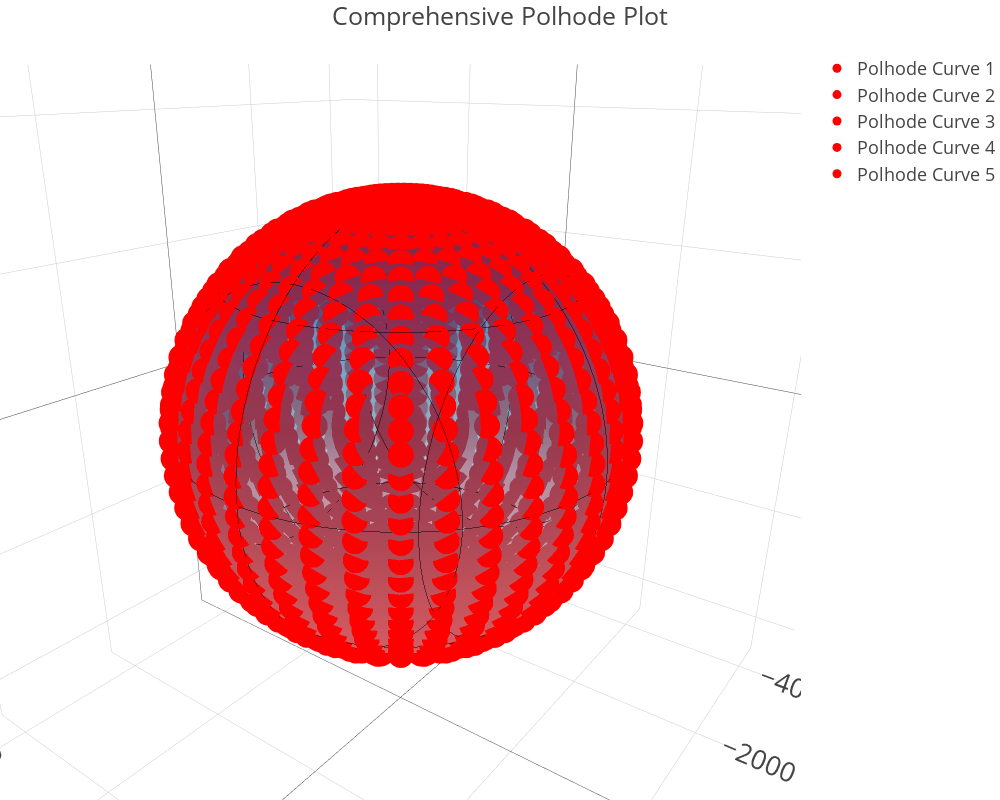

The notebook cell this image was saved under:
### Code cell
def polhode_plotter(I, omega):
    """
    Plot a comprehensive polhode plot with intersection lines for varying energy levels.
    
    Parameters:
    - I: List/Array of principal moments of inertia [I1, I2, I3].
    - omega: List/Array of body rates along the principal axes [omega_1, omega_2, omega_3].
    """
    # Start timing
    start_time = time.time()
    
    # Unpack moments of inertia and body rates
    I1, I2, I3 = I
    omega_1, omega_2, omega_3 = omega

    
    # Compute angular momentum components and magnitude
    H1 = I1 * omega_1
    H2 = I2 * omega_2
    H3 = I3 * omega_3
    H = np.sqrt(H1**2 + H2**2 + H3**2)  # Total angular momentum magnitude
    
    # Calculate minimum, intermediate, and maximum energy levels
    T_min = H**2 / (2 * I1)
    T_int = H**2 / (2 * I2)
    T_max = H**2 / (2 * I3)
    
    # Define energy levels for plotting later
    energy_levels = [T_min,                      # Minimum energy
                     (T_min + T_int) / 2,        # Midpoint between T_min and T_int
                     T_int,                      # Intermediate energy level
                     (T_int + T_max) / 2,        # Midpoint between T_int and T_max
                     T_max                       # Maximum energy
                    ]
    
    # Initialize arrays for storing curves
    all_x_curves, all_y_curves, all_z_curves = [], [], []

    # Discretize theta and phi for the momentum sphere
    # - If all three principal moments of inertia (I1, I2, I3) are equal, the energy ellipsoid reduces to a perfect sphere.
    # - In this degenerate case, the entire momentum sphere is effectively the intersection, and the computation becomes redundant.
    # - To optimize performance, we use a significantly lower angular resolution (`num_angles = 40`) since the high resolution 
    #   would waste time computing the intersection for a self-intersecting sphere.
    # - For non-degenerate cases (I1 ≠ I2 ≠ I3), we retain a high resolution (`num_angles = 750`) for accurate intersection computation.
    if np.isclose(I1, I2) and np.isclose(I2, I3):
        num_angles = 40  # Define lower angular resolution for the degenerate case
    else:
        num_angles = 750  # Define high angular resolution for general cases

    # Compute Cartesian coordinates for the sphere
    H1_grid = H * np.sin(theta_grid) * np.cos(phi_grid)
    H2_grid = H * np.sin(theta_grid) * np.sin(phi_grid)
    H3_grid = H * np.cos(theta_grid)

    # Compute momentum sphere equation
    #sphere_eq = ne.evaluate("H1_grid**2 + H2_grid**2 + H3_grid**2 - H**2")

    # Loop over energy levels
    for T in energy_levels:
        # Calculate semi-axes of the energy ellipsoid
        a = np.sqrt(2 * I1 * T)
        b = np.sqrt(2 * I2 * T)
        c = np.sqrt(2 * I3 * T)
        #print(f"Energy Level T: {T}, Semi-Axes: a={a:.3f}, b={b:.3f}, c={c:.3f}")

        # Compute energy ellipsoid equation for filtered points
        ellipsoid_eq = ne.evaluate("H1_grid**2 / a**2 + H2_grid**2 / b**2 + H3_grid**2 / c**2 - 1") #Parallelized Vectorized Computation
        #ellipsoid_eq = H1_grid**2 / a**2 + H2_grid**2 / b**2 + H3_grid**2 / c**2 - 1               # Vectorized Computation
        
        # Combine sphere and ellipsoid equations for intersection
        tolerance = 0.005
        intersection_mask = (np.abs(ellipsoid_eq) < tolerance) #& (np.abs(sphere_eq) < tolerance)
        
        # Extract intersection points
        x_curve = H1_grid[intersection_mask]
        y_curve = H2_grid[intersection_mask]
        z_curve = H3_grid[intersection_mask]
        #print(x_curve)

        # Store intersection curves
        all_x_curves.append(x_curve)
        all_y_curves.append(y_curve)
        all_z_curves.append(z_curve)

    # Create grid for visualization of momentum sphere
    u = np.linspace(0, 2 * np.pi, 50)
    v = np.linspace(0, np.pi, 50)
    u_grid, v_grid = np.meshgrid(u, v)

    x_sphere = H * np.sin(v_grid) * np.cos(u_grid)
    y_sphere = H * np.sin(v_grid) * np.sin(u_grid)
    z_sphere = H * np.cos(v_grid)

    # Create figure
    fig = go.Figure()

    # Add momentum sphere
    fig.add_trace(go.Surface(x=x_sphere, y=y_sphere, z=z_sphere,
                             opacity=0.5, colorscale='Blues', showscale=False,
                             name="Momentum Sphere",
                             contours={"x": {"show": True, "color": "black"},
                                       "y": {"show": True, "color": "black"},
                                       "z": {"show": True, "color": "black"}
                                      }
                            )
                 )

    # Add polhode curves for each energy level
    for i in range(len(all_x_curves)):
        fig.add_trace(go.Scatter3d(x=all_x_curves[i].flatten(), y=all_y_curves[i].flatten(), z=all_z_curves[i].flatten(),
                                   mode='markers',
                                   line=dict(color='red', width=3),
                                   name=f"Polhode Curve {i+1}"
                                  )
                     )

    # Update the figure layout
    fig.update_layout(width=1000,
                      height=800,
                      template='presentation',
                      scene={"aspectmode": 'cube',
                             "xaxis": {"range": [-1.5*H, 1.5*H], "autorange": False, "title": "H₁"},
                             "yaxis": {"range": [-1.5*H, 1.5*H], "autorange": False, "title": "H₂"},
                             "zaxis": {"range": [-1.5*H, 1.5*H], "autorange": False, "title": "H₃"},
                            },
                      margin=dict(l=0, r=0, t=50, b=0),
                      title="Comprehensive Polhode Plot"
                     )

    # Show the plot
    fig.show()
    
    # Stop timing and print execution time
    print(f"Execution time: {time.time() - start_time:.2f} seconds")

# Define principal moments of inertia
I = [5000, 5000, 5000]

# Define body rates along principal axes
omega = [0.5, 0.3, 0.2] 

# Call the function
polhode_plotter(I, omega)

### Figure 1 — Plotly figure (JSON) as saved in the notebook; plotly's stock layout.template omitted (floating-point values rounded to 4 significant figures; data arrays with more than 128 entries replaced by an {"elided": "..."} marker saying what was removed)
{"data": [{"colorscale": [[0, "rgb(247,251,255)"], [0.125, "rgb(222,235,247)"], [0.25, "rgb(198,219,239)"], [0.375, "rgb(158,202,225)"], [0.5, "rgb(107,174,214)"], [0.625, "rgb(66,146,198)"], [0.75, "rgb(33,113,181)"], [0.875, "rgb(8,81,156)"], [1, "rgb(8,48,107)"]], "contours": {"x": {"color": "black", "show": true}, "y": {"color": "black", "show": true}, "z": {"color": "black", "show": true}}, "name": "Momentum Sphere", "opacity": 0.5, "showscale": false, "type": "surface", "x": {"elided": "50x50 float values"}, "y": {"elided": "50x50 float values"}, "z": {"elided": "50x50 float values"}}, {"line": {"color": "red", "width": 3}, "mode": "markers", "name": "Polhode Curve 1", "type": "scatter3d", "x": {"elided": "1600 float values"}, "y": {"elided": "1600 float values"}, "z": {"elided": "1600 float values"}}, {"line": {"color": "red", "width": 3}, "mode": "markers", "name": "Polhode Curve 2", "type": "scatter3d", "x": {"elided": "1600 float values"}, "y": {"elided": "1600 float values"}, "z": {"elided": "1600 float values"}}, {"line": {"color": "red", "width": 3}, "mode": "markers", "name": "Polhode Curve 3", "type": "scatter3d", "x": {"elided": "1600 float values"}, "y": {"elided": "1600 float values"}, "z": {"elided": "1600 float values"}}, {"line": {"color": "red", "width": 3}, "mode": "markers", "name": "Polhode Curve 4", "type": "scatter3d", "x": {"elided": "1600 float values"}, "y": {"elided": "1600 float values"}, "z": {"elided": "1600 float values"}}, {"line": {"color": "red", "width": 3}, "mode": "markers", "name": "Polhode Curve 5", "type": "scatter3d", "x": {"elided": "1600 float values"}, "y": {"elided": "1600 float values"}, "z": {"elided": "1600 float values"}}], "layout": {"height": 800, "margin": {"b": 0, "l": 0, "r": 0, "t": 50}, "scene": {"aspectmode": "cube", "aspectratio": {"x": 1, "y": 1, "z": 1}, "camera": {"center": {"x": 0, "y": 0, "z": 0}, "eye": {"x": 1.005, "y": 0.7555, "z": 0.5057}, "projection": {"type": "perspective"}, "up": {"x": 0, "y": 0, "z": 1}}, "xaxis": {"autorange": false, "range": [-4623.0, 4623.0], "title": {"text": "H₁"}, "type": "linear"}, "yaxis": {"autorange": false, "range": [-4623.0, 4623.0], "title": {"text": "H₂"}, "type": "linear"}, "zaxis": {"autorange": false, "range": [-4623.0, 4623.0], "title": {"text": "H₃"}, "type": "linear"}}, "title": {"text": "Comprehensive Polhode Plot"}, "width": 1000}}
